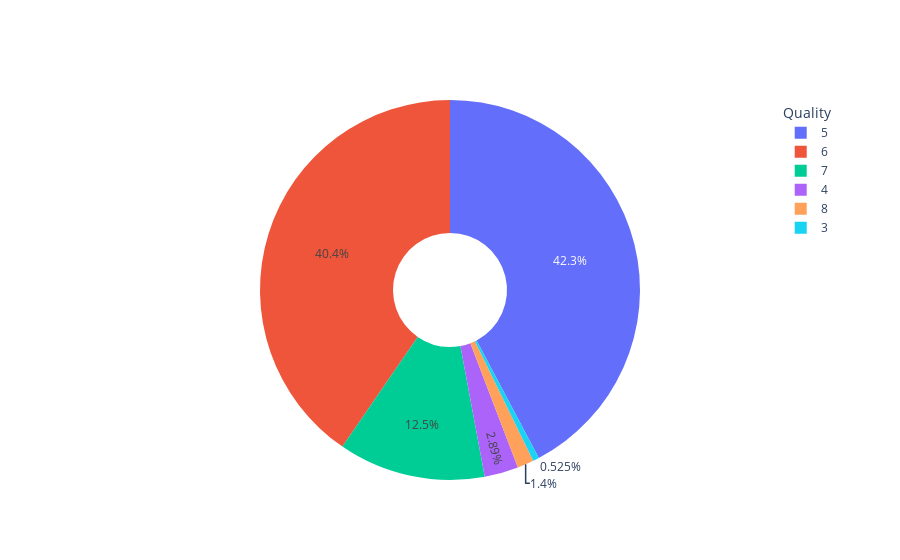

Notebook code cell kept with this figure:
### Code cell
#Visualizing the quality of wine
fig = go.Figure(data=[go.Pie(labels=df['quality'].value_counts().index, values=df['quality'].value_counts(), hole=.3)])
fig.update_layout(legend_title_text='Quality')
fig.show()

### Figure 1 — Plotly figure (JSON) as saved in the notebook; plotly's stock layout.template omitted (floating-point values rounded to 4 significant figures)
{"data": [{"hole": 0.3, "labels": [5, 6, 7, 4, 8, 3], "type": "pie", "values": [483, 462, 143, 33, 16, 6]}], "layout": {"legend": {"title": {"text": "Quality"}}}}
